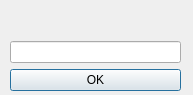
<?xml version="1.0" encoding="UTF-8"?>
<ui version="4.0">
 <class>alterar</class>
 <widget class="QDialog" name="alterar">
  <property name="geometry">
   <rect>
    <x>0</x>
    <y>0</y>
    <width>193</width>
    <height>95</height>
   </rect>
  </property>
  <property name="minimumSize">
   <size>
    <width>193</width>
    <height>95</height>
   </size>
  </property>
  <property name="maximumSize">
   <size>
    <width>193</width>
    <height>95</height>
   </size>
  </property>
  <property name="windowTitle">
   <string>Alterar</string>
  </property>
  <widget class="QWidget" name="">
   <property name="geometry">
    <rect>
     <x>10</x>
     <y>10</y>
     <width>171</width>
     <height>81</height>
    </rect>
   </property>
   <layout class="QVBoxLayout" name="verticalLayout">
    <item>
     <widget class="QLabel" name="label">
      <property name="font">
       <font>
        <family>Philosopher</family>
        <pointsize>12</pointsize>
       </font>
      </property>
      <property name="text">
       <string/>
      </property>
      <property name="alignment">
       <set>Qt::AlignCenter</set>
      </property>
     </widget>
    </item>
    <item>
     <widget class="QLineEdit" name="lineEdit"/>
    </item>
    <item>
     <widget class="QPushButton" name="pushButton">
      <property name="text">
       <string>OK</string>
      </property>
     </widget>
    </item>
   </layout>
  </widget>
 </widget>
 <resources/>
 <connections/>
</ui>
